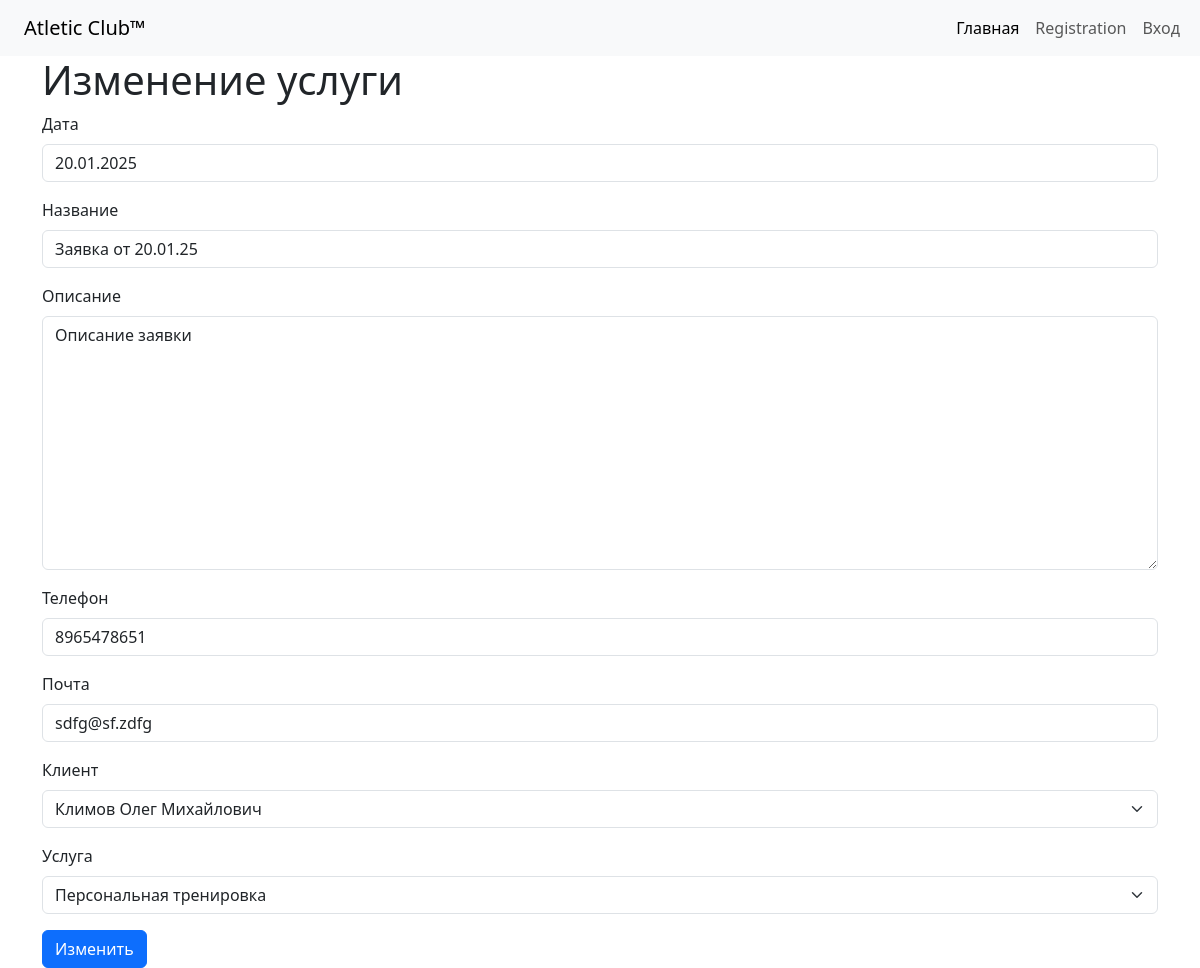
The page /bid/1/update on the database its author committed.
### diplom/bid/models.py (models this page shows, shortened)
class Bid(models.Model):
    date = models.DateField(verbose_name='Дата')
    name = models.CharField(max_length=250, verbose_name='Название')
    description = models.TextField(max_length=250, verbose_name='Описание')
    phone = models.CharField(max_length=250, verbose_name='Телефон')
    email = models.EmailField(verbose_name='Почта')
    client = models.ForeignKey(Clients, on_delete=models.DO_NOTHING, verbose_name='Клиент')
    service = models.ForeignKey(Services, on_delete=models.DO_NOTHING, verbose_name='Услуга')

### diplom/services/models.py (models this page shows)
class Services(models.Model):
    date = models.DateField(blank="True", verbose_name="Дата")
    name = models.CharField(max_length=250, verbose_name='Наименование')
    description = models.TextField(max_length=250, verbose_name='Описание')
    price = models.IntegerField(verbose_name='Стоимость')
    unit = models.IntegerField(verbose_name='Единица измерения')
    def __str__(self):
        return self.name

### diplom/bid/views.py (the view)
# urls.py: path('<int:pk>/update', views.BidUpdateView.as_view(), name='bid_update'),
class BidUpdateView(UpdateView):
    model = models.Bid
    form_class = CreateBidForm
    template_name = 'bid/bid_update.html'
    success_url = reverse_lazy('bid_list')

### diplom/bid/forms.py
class CreateBidForm(forms.ModelForm):
    class Meta:
        model = Bid
        fields = '__all__'

### diplom/clients/models.py (called while the page is built)
    def get_full_name(self):
        return f'{self.last_name} {self.first_name} {self.patronymic}'

    def __str__(self):
        return self.get_full_name()

### diplom/templates/bid/bid_update.html (shortened to what this page needs)
{% extends 'base.html' %}
{% load django_bootstrap5 %}
{% block content %}
<form method="post" class="container">
    <h1>Изменение услуги</h1>
    {% bootstrap_form form %}
    <button class="btn btn-primary" type="submit">Изменить</button>
</form>
{% endblock %}

### rows shown on the page
Bid: date "20.01.2025", name "Заявка от 20.01.25", description "Описание заявки", phone "8965478651", email "sdfg@sf.zdfg", client "Климов Олег Михайлович", service "Персональная тренировка"
